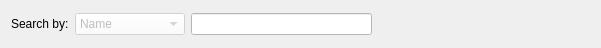
     <widget class="QWidget" name="horizontalLayoutWidget">
      <property name="geometry">
       <rect>
        <x>30</x>
        <y>340</y>
        <width>601</width>
        <height>43</height>
       </rect>
      </property>
      <layout class="QHBoxLayout" name="horizontalLayout">
       <item>
        <widget class="QLabel" name="client_lbl_search">
         <property name="text">
          <string>Search by:</string>
         </property>
        </widget>
       </item>
       <item>
        <widget class="QComboBox" name="client_cb_search">
         <property name="enabled">
          <bool>false</bool>
         </property>
         <property name="minimumSize">
          <size>
           <width>110</width>
           <height>0</height>
          </size>
         </property>
         <property name="palette">
          <palette>
           <active>
            <colorrole role="Button">
             <brush brushstyle="SolidPattern">
              <color alpha="255">
               <red>255</red>
               <green>255</green>
               <blue>255</blue>
              </color>
             </brush>
            </colorrole>
            <colorrole role="Base">
             <brush brushstyle="SolidPattern">
              <color alpha="255">
               <red>255</red>
               <green>255</green>
               <blue>255</blue>
              </color>
             </brush>
            </colorrole>
            <colorrole role="Window">
             <brush brushstyle="SolidPattern">
              <color alpha="255">
               <red>255</red>
               <green>255</green>
               <blue>255</blue>
              </color>
             </brush>
            </colorrole>
            <colorrole role="Highlight">
             <brush brushstyle="SolidPattern">
              <color alpha="255">
               <red>254</red>
               <green>144</green>
               <blue>7</blue>
              </color>
             </brush>
            </colorrole>
            <colorrole role="AlternateBase">
             <brush brushstyle="SolidPattern">
              <color alpha="255">
               <red>111</red>
               <green>161</green>
               <blue>143</blue>
              </color>
             </brush>
            </colorrole>
           </active>
           <inactive>
            <colorrole role="Button">
             <brush brushstyle="SolidPattern">
              <color alpha="255">
               <red>255</red>
               <green>255</green>
               <blue>255</blue>
              </color>
             </brush>
            </colorrole>
            <colorrole role="Base">
             <brush brushstyle="SolidPattern">
              <color alpha="255">
               <red>255</red>
               <green>255</green>
               <blue>255</blue>
              </color>
             </brush>
            </colorrole>
            <colorrole role="Window">
             <brush brushstyle="SolidPattern">
              <color alpha="255">
               <red>255</red>
               <green>255</green>
               <blue>255</blue>
              </color>
             </brush>
            </colorrole>
            <colorrole role="Highlight">
             <brush brushstyle="SolidPattern">
              <color alpha="255">
               <red>254</red>
               <green>144</green>
               <blue>7</blue>
              </color>
             </brush>
            </colorrole>
            <colorrole role="AlternateBase">
             <brush brushstyle="SolidPattern">
              <color alpha="255">
               <red>111</red>
               <green>161</green>
               <blue>143</blue>
              </color>
             </brush>
            </colorrole>
           </inactive>
           <disabled>
            <colorrole role="Button">
             <brush brushstyle="SolidPattern">
              <color alpha="255">
               <red>255</red>
               <green>255</green>
               <blue>255</blue>
              </color>
             </brush>
            </colorrole>
            <colorrole role="Base">
             <brush brushstyle="SolidPattern">
              <color alpha="255">
               <red>255</red>
               <green>255</green>
               <blue>255</blue>
              </color>
             </brush>
            </colorrole>
            <colorrole role="Window">
             <brush brushstyle="SolidPattern">
              <color alpha="255">
               <red>255</red>
               <green>255</green>
               <blue>255</blue>
              </color>
             </brush>
            </colorrole>
            <colorrole role="Highlight">
             <brush brushstyle="SolidPattern">
              <color alpha="255">
               <red>254</red>
               <green>144</green>
               <blue>7</blue>
              </color>
             </brush>
            </colorrole>
            <colorrole role="AlternateBase">
             <brush brushstyle="SolidPattern">
              <color alpha="255">
               <red>111</red>
               <green>161</green>
               <blue>143</blue>
              </color>
             </brush>
            </colorrole>
           </disabled>
          </palette>
         </property>
         <property name="focusPolicy">
          <enum>Qt::NoFocus</enum>
         </property>
         <property name="styleSheet">
          <string notr="true">background-color: rgb(255, 255, 255);
border-color: rgb(255, 255, 255);</string>
         </property>
         <item>
          <property name="text">
           <string>Name</string>
          </property>
         </item>
         <item>
          <property name="text">
           <string>CPF</string>
          </property>
         </item>
        </widget>
       </item>
       <item>
        <widget class="QLineEdit" name="client_input_search">
         <property name="enabled">
          <bool>false</bool>
         </property>
         <property name="palette">
          <palette>
           <active>
            <colorrole role="Button">
             <brush brushstyle="SolidPattern">
              <color alpha="255">
               <red>255</red>
               <green>255</green>
               <blue>255</blue>
              </color>
             </brush>
            </colorrole>
            <colorrole role="Base">
             <brush brushstyle="SolidPattern">
              <color alpha="255">
               <red>255</red>
               <green>255</green>
               <blue>255</blue>
              </color>
             </brush>
            </colorrole>
            <colorrole role="Window">
             <brush brushstyle="SolidPattern">
              <color alpha="255">
               <red>255</red>
               <green>255</green>
               <blue>255</blue>
              </color>
             </brush>
            </colorrole>
            <colorrole role="Highlight">
             <brush brushstyle="SolidPattern">
              <color alpha="255">
               <red>254</red>
               <green>144</green>
               <blue>7</blue>
              </color>
             </brush>
            </colorrole>
            <colorrole role="AlternateBase">
             <brush brushstyle="SolidPattern">
              <color alpha="255">
               <red>111</red>
               <green>161</green>
               <blue>143</blue>
              </color>
             </brush>
            </colorrole>
           </active>
           <inactive>
            <colorrole role="Button">
             <brush brushstyle="SolidPattern">
              <color alpha="255">
               <red>255</red>
               <green>255</green>
               <blue>255</blue>
              </color>
             </brush>
            </colorrole>
            <colorrole role="Base">
             <brush brushstyle="SolidPattern">
              <color alpha="255">
               <red>255</red>
               <green>255</green>
               <blue>255</blue>
              </color>
             </brush>
            </colorrole>
            <colorrole role="Window">
             <brush brushstyle="SolidPattern">
              <color alpha="255">
               <red>255</red>
               <green>255</green>
               <blue>255</blue>
              </color>
             </brush>
            </colorrole>
            <colorrole role="Highlight">
             <brush brushstyle="SolidPattern">
              <color alpha="255">
               <red>254</red>
               <green>144</green>
               <blue>7</blue>
              </color>
             </brush>
            </colorrole>
            <colorrole role="AlternateBase">
             <brush brushstyle="SolidPattern">
              <color alpha="255">
               <red>111</red>
               <green>161</green>
               <blue>143</blue>
              </color>
             </brush>
            </colorrole>
           </inactive>
           <disabled>
            <colorrole role="Button">
             <brush brushstyle="SolidPattern">
              <color alpha="255">
               <red>255</red>
               <green>255</green>
               <blue>255</blue>
              </color>
             </brush>
            </colorrole>
            <colorrole role="Base">
             <brush brushstyle="SolidPattern">
              <color alpha="255">
               <red>255</red>
               <green>255</green>
               <blue>255</blue>
              </color>
             </brush>
            </colorrole>
            <colorrole role="Window">
             <brush brushstyle="SolidPattern">
              <color alpha="255">
               <red>255</red>
               <green>255</green>
               <blue>255</blue>
              </color>
             </brush>
            </colorrole>
            <colorrole role="Highlight">
             <brush brushstyle="SolidPattern">
              <color alpha="255">
               <red>254</red>
               <green>144</green>
               <blue>7</blue>
              </color>
             </brush>
            </colorrole>
            <colorrole role="AlternateBase">
             <brush brushstyle="SolidPattern">
              <color alpha="255">
               <red>111</red>
               <green>161</green>
               <blue>143</blue>
              </color>
             </brush>
            </colorrole>
           </disabled>
          </palette>
         </property>
         <property name="focusPolicy">
          <enum>Qt::NoFocus</enum>
         </property>
         <property name="styleSheet">
          <string notr="true">background-color: rgb(255, 255, 255);
border-color: rgb(255, 255, 255);</string>
         </property>
        </widget>
       </item>
       <item>
        <spacer name="horizontalSpacer_7">
         <property name="orientation">
          <enum>Qt::Horizontal</enum>
         </property>
         <property name="sizeType">
          <enum>QSizePolicy::Fixed</enum>
         </property>
         <property name="sizeHint" stdset="0">
          <size>
           <width>5</width>
           <height>20</height>
          </size>
         </property>
        </spacer>
       </item>
       <item>
        <widget class="QPushButton" name="client_btn_search">
         <property name="enabled">
          <bool>false</bool>
         </property>
         <property name="minimumSize">
          <size>
           <width>26</width>
           <height>26</height>
          </size>
         </property>
         <property name="maximumSize">
          <size>
           <width>26</width>
           <height>26</height>
          </size>
         </property>
         <property name="focusPolicy">
          <enum>Qt::NoFocus</enum>
         </property>
         <property name="text">
          <string/>
         </property>
         <property name="icon">
          <iconset>
           <normaloff>view/img/search_ios10.png</normaloff>view/img/search_ios10.png</iconset>
         </property>
         <property name="iconSize">
          <size>
           <width>20</width>
           <height>20</height>
          </size>
         </property>
         <property name="shortcut">
          <string>Enter</string>
         </property>
         <property name="flat">
          <bool>true</bool>
         </property>
        </widget>
       </item>
       <item>
        <spacer name="horizontalSpacer_2">
         <property name="orientation">
          <enum>Qt::Horizontal</enum>
         </property>
         <property name="sizeType">
          <enum>QSizePolicy::Expanding</enum>
         </property>
         <property name="sizeHint" stdset="0">
          <size>
           <width>40</width>
           <height>20</height>
          </size>
         </property>
        </spacer>
       </item>
      </layout>
     </widget>
